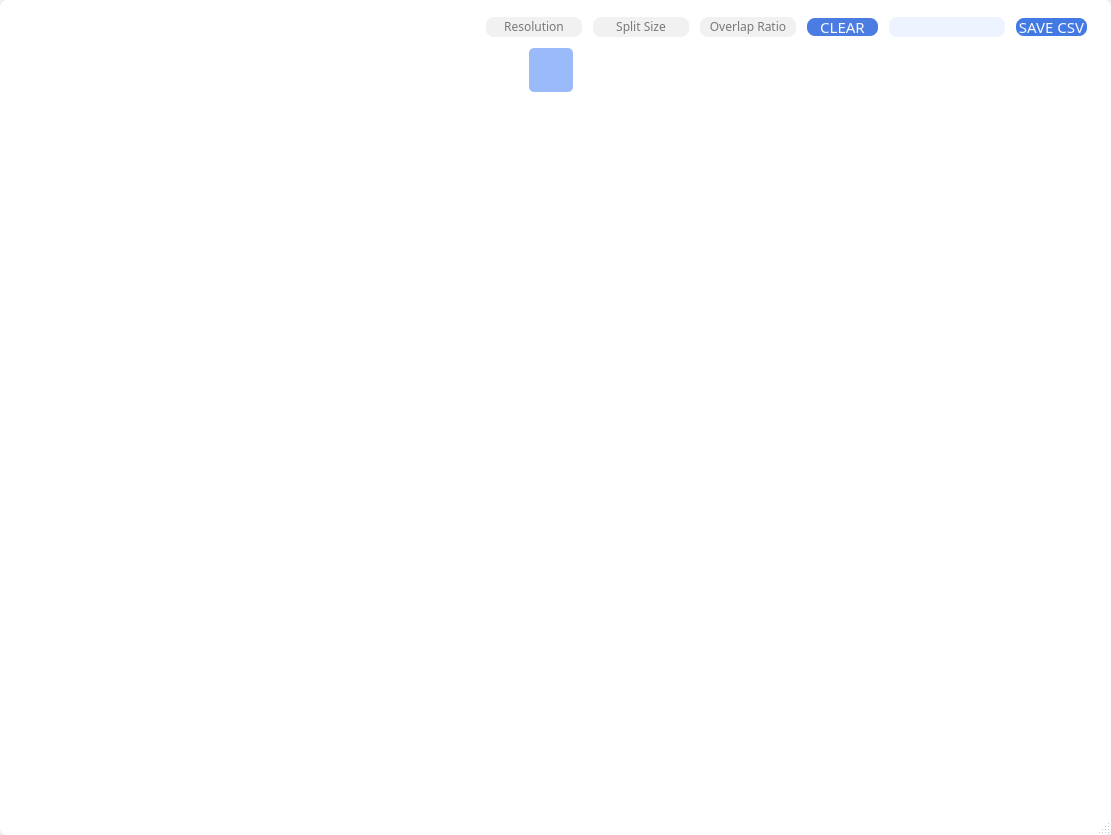
<?xml version="1.0" encoding="UTF-8"?>
<ui version="4.0">
 <class>Dialog</class>
 <widget class="QDialog" name="Dialog">
  <property name="geometry">
   <rect>
    <x>0</x>
    <y>0</y>
    <width>1111</width>
    <height>835</height>
   </rect>
  </property>
  <property name="windowTitle">
   <string>Dialog</string>
  </property>
  <property name="styleSheet">
   <string notr="true"/>
  </property>
  <property name="sizeGripEnabled">
   <bool>true</bool>
  </property>
  <layout class="QGridLayout" name="gridLayout_4">
   <property name="leftMargin">
    <number>0</number>
   </property>
   <property name="topMargin">
    <number>0</number>
   </property>
   <property name="rightMargin">
    <number>0</number>
   </property>
   <property name="bottomMargin">
    <number>0</number>
   </property>
   <item row="0" column="0">
    <widget class="QFrame" name="">
     <property name="styleSheet">
      <string notr="true">border: 1px solid rgba(0,0,0,.12);
border-radius: 7px;
background-color: white;</string>
     </property>
     <layout class="QGridLayout" name="gl_all">
      <property name="verticalSpacing">
       <number>9</number>
      </property>
      <item row="0" column="0">
       <layout class="QGridLayout" name="gl_bar">
        <property name="leftMargin">
         <number>6</number>
        </property>
        <property name="topMargin">
         <number>6</number>
        </property>
        <property name="rightMargin">
         <number>13</number>
        </property>
        <property name="horizontalSpacing">
         <number>7</number>
        </property>
        <item row="0" column="3">
         <widget class="QPushButton" name="pb_save_dataset">
          <property name="enabled">
           <bool>false</bool>
          </property>
          <property name="minimumSize">
           <size>
            <width>21</width>
            <height>22</height>
           </size>
          </property>
          <property name="maximumSize">
           <size>
            <width>21</width>
            <height>22</height>
           </size>
          </property>
          <property name="font">
           <font>
            <family>Tw Cen MT Condensed</family>
            <pointsize>12</pointsize>
           </font>
          </property>
          <property name="styleSheet">
           <string notr="true">QPushButton {
	background-color: rgba(0,0,0,0);
	border: none;
}
QPushButton:pressed{
	margin: 1 1 1 1;
	outline: 0;
}
</string>
          </property>
          <property name="text">
           <string/>
          </property>
          <property name="icon">
           <iconset>
            <normaloff>../GUIImg/pb-save.png</normaloff>../GUIImg/pb-save.png</iconset>
          </property>
          <property name="iconSize">
           <size>
            <width>20</width>
            <height>20</height>
           </size>
          </property>
         </widget>
        </item>
        <item row="0" column="7">
         <widget class="QLineEdit" name="le_overlap_ratio">
          <property name="enabled">
           <bool>false</bool>
          </property>
          <property name="minimumSize">
           <size>
            <width>100</width>
            <height>0</height>
           </size>
          </property>
          <property name="maximumSize">
           <size>
            <width>100</width>
            <height>16777215</height>
           </size>
          </property>
          <property name="font">
           <font>
            <family>Tw Cen MT</family>
            <pointsize>9</pointsize>
           </font>
          </property>
          <property name="styleSheet">
           <string notr="true">QLineEdit {
	border: 2px solid white;
	border-radius: 10px;
	background-color: #F1F1F1;
	padding-bottom: 1px;
}
</string>
          </property>
          <property name="text">
           <string/>
          </property>
          <property name="alignment">
           <set>Qt::AlignCenter</set>
          </property>
          <property name="placeholderText">
           <string>Overlap Ratio</string>
          </property>
         </widget>
        </item>
        <item row="0" column="8">
         <widget class="QPushButton" name="pb_clear_crop">
          <property name="enabled">
           <bool>true</bool>
          </property>
          <property name="minimumSize">
           <size>
            <width>75</width>
            <height>22</height>
           </size>
          </property>
          <property name="maximumSize">
           <size>
            <width>75</width>
            <height>22</height>
           </size>
          </property>
          <property name="font">
           <font>
            <family>Tw Cen MT Condensed</family>
            <pointsize>11</pointsize>
            <weight>50</weight>
            <bold>false</bold>
            <kerning>true</kerning>
           </font>
          </property>
          <property name="styleSheet">
           <string notr="true">QPushButton {
	background-color: #4B7CE1;
	color: #F7F9FF;
	border: 2px solid white;
	border-radius: 10px;
	padding-bottom: 1px;
}
QPushButton:pressed {
	margin: 1 1 1 1;
}</string>
          </property>
          <property name="text">
           <string>CLEAR</string>
          </property>
         </widget>
        </item>
        <item row="0" column="6">
         <widget class="QLineEdit" name="le_crop_size">
          <property name="enabled">
           <bool>false</bool>
          </property>
          <property name="minimumSize">
           <size>
            <width>100</width>
            <height>0</height>
           </size>
          </property>
          <property name="maximumSize">
           <size>
            <width>100</width>
            <height>16777215</height>
           </size>
          </property>
          <property name="font">
           <font>
            <family>Tw Cen MT</family>
            <pointsize>9</pointsize>
           </font>
          </property>
          <property name="styleSheet">
           <string notr="true">QLineEdit {
	border: 2px solid white;
	border-radius: 10px;
	background-color: #F1F1F1;
	padding-bottom: 1px;
}</string>
          </property>
          <property name="text">
           <string/>
          </property>
          <property name="alignment">
           <set>Qt::AlignCenter</set>
          </property>
          <property name="placeholderText">
           <string>Split Size</string>
          </property>
         </widget>
        </item>
        <item row="0" column="0">
         <widget class="QPushButton" name="pb_return">
          <property name="minimumSize">
           <size>
            <width>21</width>
            <height>22</height>
           </size>
          </property>
          <property name="maximumSize">
           <size>
            <width>21</width>
            <height>22</height>
           </size>
          </property>
          <property name="font">
           <font>
            <family>Tw Cen MT Condensed</family>
            <pointsize>12</pointsize>
            <weight>50</weight>
            <bold>false</bold>
           </font>
          </property>
          <property name="styleSheet">
           <string notr="true">QPushButton {
	background-color: rgba(0,0,0,0);
	border: none;
}
QPushButton:pressed{
	margin: 1 1 1 1;
	outline: 0;
}


</string>
          </property>
          <property name="text">
           <string/>
          </property>
          <property name="icon">
           <iconset>
            <normaloff>../GUIImg/pb-home.png</normaloff>../GUIImg/pb-home.png</iconset>
          </property>
          <property name="iconSize">
           <size>
            <width>20</width>
            <height>20</height>
           </size>
          </property>
          <property name="checkable">
           <bool>true</bool>
          </property>
         </widget>
        </item>
        <item row="0" column="9">
         <widget class="QLabel" name="info_display">
          <property name="minimumSize">
           <size>
            <width>120</width>
            <height>0</height>
           </size>
          </property>
          <property name="maximumSize">
           <size>
            <width>120</width>
            <height>16777215</height>
           </size>
          </property>
          <property name="font">
           <font>
            <family>Tw Cen MT</family>
            <pointsize>9</pointsize>
           </font>
          </property>
          <property name="styleSheet">
           <string notr="true">background-color: #EDF3FF;
border: 2px solid white;
border-radius: 10px;
padding-bottom: 1px;</string>
          </property>
          <property name="text">
           <string/>
          </property>
          <property name="alignment">
           <set>Qt::AlignCenter</set>
          </property>
         </widget>
        </item>
        <item row="0" column="1">
         <widget class="QPushButton" name="pb_openfile">
          <property name="minimumSize">
           <size>
            <width>21</width>
            <height>22</height>
           </size>
          </property>
          <property name="maximumSize">
           <size>
            <width>21</width>
            <height>22</height>
           </size>
          </property>
          <property name="font">
           <font>
            <family>Tw Cen MT Condensed</family>
            <pointsize>12</pointsize>
            <weight>50</weight>
            <bold>false</bold>
           </font>
          </property>
          <property name="styleSheet">
           <string notr="true">QPushButton {
	background-color: rgba(0,0,0,0);
	border: none;
}
QPushButton:pressed{
	margin: 1 1 1 1;
	outline: 0;
}


</string>
          </property>
          <property name="text">
           <string/>
          </property>
          <property name="icon">
           <iconset>
            <normaloff>../GUIImg/pb-computer-folder.png</normaloff>../GUIImg/pb-computer-folder.png</iconset>
          </property>
          <property name="iconSize">
           <size>
            <width>20</width>
            <height>20</height>
           </size>
          </property>
          <property name="checkable">
           <bool>true</bool>
          </property>
         </widget>
        </item>
        <item row="0" column="5">
         <widget class="QLineEdit" name="le_crop_size_2">
          <property name="enabled">
           <bool>false</bool>
          </property>
          <property name="minimumSize">
           <size>
            <width>100</width>
            <height>0</height>
           </size>
          </property>
          <property name="maximumSize">
           <size>
            <width>100</width>
            <height>16777215</height>
           </size>
          </property>
          <property name="font">
           <font>
            <family>Tw Cen MT</family>
            <pointsize>9</pointsize>
           </font>
          </property>
          <property name="styleSheet">
           <string notr="true">QLineEdit {
	border: 2px solid white;
	border-radius: 10px;
	background-color: #F1F1F1;
	padding-bottom: 1px;
}</string>
          </property>
          <property name="text">
           <string/>
          </property>
          <property name="alignment">
           <set>Qt::AlignCenter</set>
          </property>
          <property name="placeholderText">
           <string>Resolution</string>
          </property>
         </widget>
        </item>
        <item row="0" column="2">
         <widget class="QPushButton" name="pb_loadcsv">
          <property name="enabled">
           <bool>false</bool>
          </property>
          <property name="minimumSize">
           <size>
            <width>21</width>
            <height>22</height>
           </size>
          </property>
          <property name="maximumSize">
           <size>
            <width>21</width>
            <height>22</height>
           </size>
          </property>
          <property name="font">
           <font>
            <family>Tw Cen MT Condensed</family>
            <pointsize>10</pointsize>
            <weight>75</weight>
            <bold>true</bold>
           </font>
          </property>
          <property name="styleSheet">
           <string notr="true">QPushButton {
	background-color: rgba(0,0,0,0);
	border: none;
}
QPushButton:pressed{
	margin: 1 1 1 1;
	outline: 0;
}
</string>
          </property>
          <property name="text">
           <string/>
          </property>
          <property name="icon">
           <iconset>
            <normaloff>../GUIImg/placeholder.png</normaloff>../GUIImg/placeholder.png</iconset>
          </property>
          <property name="iconSize">
           <size>
            <width>20</width>
            <height>20</height>
           </size>
          </property>
          <property name="checkable">
           <bool>true</bool>
          </property>
         </widget>
        </item>
        <item row="0" column="4">
         <spacer name="horizontalSpacer">
          <property name="orientation">
           <enum>Qt::Horizontal</enum>
          </property>
          <property name="sizeHint" stdset="0">
           <size>
            <width>40</width>
            <height>20</height>
           </size>
          </property>
         </spacer>
        </item>
        <item row="0" column="10">
         <widget class="QPushButton" name="pb_save_csv">
          <property name="enabled">
           <bool>false</bool>
          </property>
          <property name="minimumSize">
           <size>
            <width>75</width>
            <height>22</height>
           </size>
          </property>
          <property name="maximumSize">
           <size>
            <width>75</width>
            <height>22</height>
           </size>
          </property>
          <property name="font">
           <font>
            <family>Tw Cen MT Condensed</family>
            <pointsize>11</pointsize>
            <weight>50</weight>
            <bold>false</bold>
           </font>
          </property>
          <property name="styleSheet">
           <string notr="true">QPushButton {
	background-color: #4379E3;
	color: #F7F9FF;
	border: 2px solid white;
	border-radius: 10px;
	padding-bottom: 1px;
}
QPushButton:pressed {
	margin: 1 1 1 1;
}</string>
          </property>
          <property name="text">
           <string>SAVE CSV</string>
          </property>
         </widget>
        </item>
       </layout>
      </item>
      <item row="1" column="0">
       <layout class="QHBoxLayout" name="horizontalLayout" stretch="0,1">
        <property name="spacing">
         <number>8</number>
        </property>
        <item>
         <layout class="QGridLayout" name="gl_mode">
          <property name="leftMargin">
           <number>6</number>
          </property>
          <property name="verticalSpacing">
           <number>8</number>
          </property>
          <item row="0" column="0">
           <widget class="QPushButton" name="pb_select_mode">
            <property name="enabled">
             <bool>true</bool>
            </property>
            <property name="minimumSize">
             <size>
              <width>44</width>
              <height>44</height>
             </size>
            </property>
            <property name="maximumSize">
             <size>
              <width>44</width>
              <height>44</height>
             </size>
            </property>
            <property name="styleSheet">
             <string notr="true">QPushButton {
	border: none;
	border-radius: 5px;
	background-color: #9ABAFA;
}
QPushButton:pressed{
	margin: 1 1 1 1;
	outline: 0;
}
</string>
            </property>
            <property name="text">
             <string/>
            </property>
            <property name="icon">
             <iconset>
              <normaloff>../GUIImg/cursor3.png</normaloff>../GUIImg/cursor3.png</iconset>
            </property>
            <property name="iconSize">
             <size>
              <width>38</width>
              <height>38</height>
             </size>
            </property>
           </widget>
          </item>
          <item row="1" column="0">
           <widget class="QPushButton" name="pb_crop_mode">
            <property name="minimumSize">
             <size>
              <width>44</width>
              <height>44</height>
             </size>
            </property>
            <property name="maximumSize">
             <size>
              <width>44</width>
              <height>44</height>
             </size>
            </property>
            <property name="styleSheet">
             <string notr="true">QPushButton {
	border: None;
	border-radius: 5px;
}

QPushButton:pressed{
	margin: 1 1 1 1;
	outline: 0;
}

QPushButton:hover {
	background-color: #EDF3FF;
}

</string>
            </property>
            <property name="text">
             <string/>
            </property>
            <property name="icon">
             <iconset>
              <normaloff>../GUIImg/bnbox.png</normaloff>../GUIImg/bnbox.png</iconset>
            </property>
            <property name="iconSize">
             <size>
              <width>25</width>
              <height>25</height>
             </size>
            </property>
           </widget>
          </item>
          <item row="2" column="0">
           <spacer name="verticalSpacer">
            <property name="orientation">
             <enum>Qt::Vertical</enum>
            </property>
            <property name="sizeHint" stdset="0">
             <size>
              <width>20</width>
              <height>100</height>
             </size>
            </property>
           </spacer>
          </item>
         </layout>
        </item>
        <item>
         <layout class="QGridLayout" name="gl_canvas">
          <property name="leftMargin">
           <number>2</number>
          </property>
          <property name="topMargin">
           <number>0</number>
          </property>
          <property name="rightMargin">
           <number>13</number>
          </property>
          <property name="bottomMargin">
           <number>14</number>
          </property>
         </layout>
        </item>
       </layout>
      </item>
     </layout>
    </widget>
   </item>
  </layout>
 </widget>
 <resources/>
 <connections/>
</ui>
